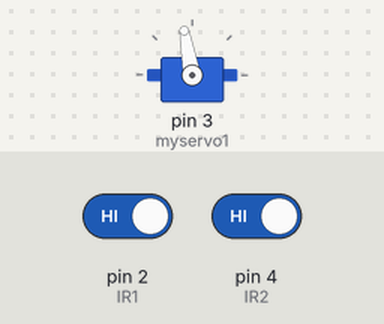
A sketch run on a simulated Arduino Uno, built with avr-gcc and run on an emulated ATmega328P. On the bench: servo. The inputs (shaded band) are chosen by the test bench; at power-on: pin 2 (IR1) HIGH, pin 4 (IR2) HIGH.

Above: at 1.2 s.
1.3 s: pin 2 (IR1) driven LOW
At 2.4 s:
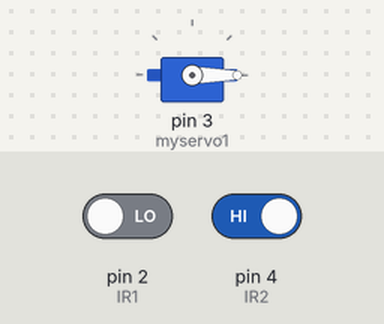
2.8 s: pin 4 (IR2) driven LOW
5.8 s: pin 4 (IR2) driven HIGH
Timing chart, 0 to 8.8 s (numbered marks = the images above; inputs shaded):
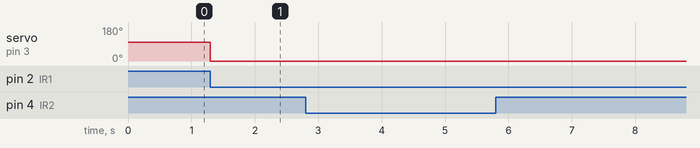

The sketch:

Code_servo_gate.ino
```cpp
#include <Wire.h>
#include <Servo.h>

Servo myservo1;

int IR1 = 2;
int IR2 = 4;

int Slot = 4;           //enter Total number of parking Slots

int flag1 = 0;
int flag2 = 0;

void setup() {
  pinMode(IR1, INPUT);
  pinMode(IR2, INPUT);
  myservo1.attach(3);
  myservo1.write(100);
}

void loop(){

  //
  if(digitalRead (IR1) == LOW && flag1==0) {
    if(Slot>0){
      flag1=1;
      if(flag2==0) {
        myservo1.write(0);
        Slot = Slot-1;
      }
    }
  }

  //car is out and add more slot
  if(digitalRead (IR2) == LOW && flag2==0) {
    flag2=1;
    if(flag1==0) {
      myservo1.write(0);
      Slot = Slot+1;
    }
  }

  if(flag1==1 && flag2==1) {
    delay (1000);
    myservo1.write(100);
    flag1=0,
    flag2=0;
  }
}
```

Measured:
- after the input at 1.3 s, servo on pin 3 (myservo1): 100° → 0° at once
